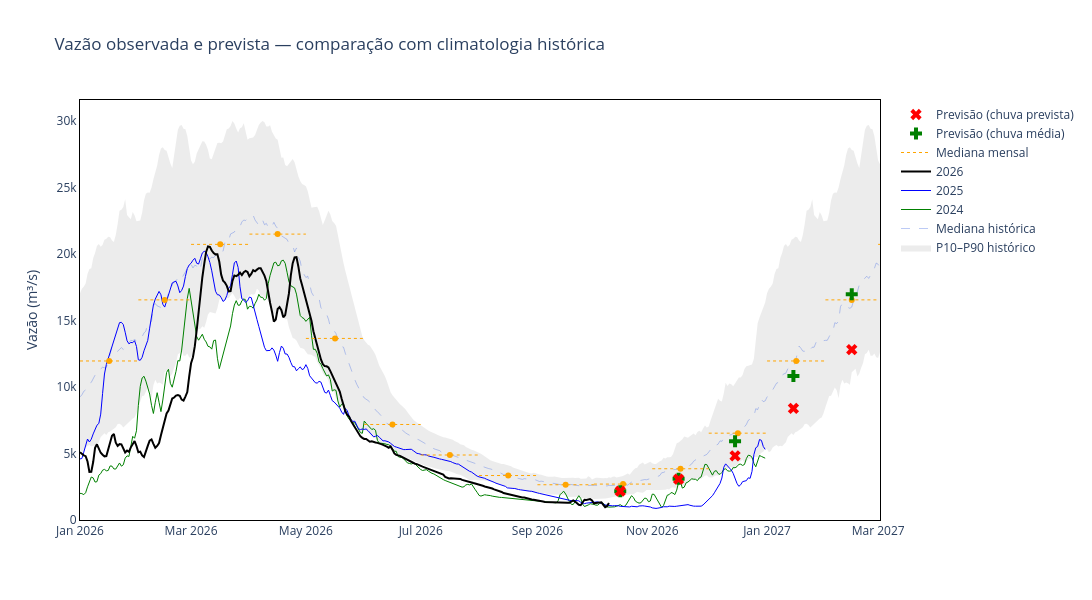

The notebook cell saved with this chart:
### Code cell
import pandas as pd
import plotly.graph_objects as go

# -------------------------------------------------------
# 1. Historical daily climatology (P10, median, P90)
# -------------------------------------------------------

grouped = qd.groupby([qd.index.month, qd.index.day])["val"]

stats = pd.DataFrame({
    "median": grouped.median(),
    "p10": grouped.quantile(0.10),
    "p90": grouped.quantile(0.90),
})

# Extend climatology through the last forecast month
last_forecast = max(fcst_avg_prec.index.max(), fcst_fcst_prec.index.max())

dates = pd.date_range(
    "2026-01-01",
    last_forecast + pd.DateOffset(days=15),
    freq="D",
)

calendar_days = pd.MultiIndex.from_arrays([dates.month, dates.day])

stats = stats.reindex(calendar_days)
stats.index = dates

# -------------------------------------------------------
# 2. Historical years aligned to the 2026 calendar
# -------------------------------------------------------

fig = go.Figure()

# P10–P90 shaded envelope
fig.add_scatter(
    x=stats.index,
    y=stats["p10"],
    mode="lines",
    line={"width": 0},
    showlegend=False,
    hoverinfo="skip",
)

fig.add_scatter(
    x=stats.index,
    y=stats["p90"],
    mode="lines",
    name="P10–P90 histórico",
    line={"width": 0},
    fill="tonexty",
    fillcolor="rgba(128,128,128,0.15)",
    hoverinfo="skip",
)

# Historical daily median
fig.add_scatter(
    x=stats.index,
    y=stats["median"],
    mode="lines",
    name="Mediana histórica",
    line={"color": "royalblue", "dash": "dash", "width": 1},
    opacity=0.35,
)

# Individual years
for year, color, width in [
    (2024, "green", 1),
    (2025, "blue", 1),
    (2026, "black", 2),
]:
    s = qd.loc[str(year), "val"].copy()

    # Align month/day to 2026 and remove Feb 29
    s = s[~((s.index.month == 2) & (s.index.day == 29))]
    s.index = pd.to_datetime(
        [f"2026-{d.month:02d}-{d.day:02d}" for d in s.index]
    )

    fig.add_scatter(
        x=s.index,
        y=s.values,
        mode="lines",
        name=str(year),
        line={"color": color, "width": width},
    )

# -------------------------------------------------------
# 3. Historical monthly median (extended into 2027)
# -------------------------------------------------------

monthly_median = qd.groupby(qd.index.month)["val"].median()

monthly_line_x = []
monthly_line_y = []
monthly_marker_x = []
monthly_marker_y = []

month_starts = pd.date_range(
    dates.min().replace(day=1),
    dates.max() + pd.offsets.MonthBegin(1),
    freq="MS",
)

for start, end in zip(month_starts[:-1], month_starts[1:]):
    value = monthly_median.loc[start.month]

    # Horizontal segment for each month
    monthly_line_x.extend([start, end, None])
    monthly_line_y.extend([value, value, None])

    # Marker at the middle of each month
    monthly_marker_x.append(start + (end - start) / 2)
    monthly_marker_y.append(value)

fig.add_scatter(
    x=monthly_line_x,
    y=monthly_line_y,
    mode="lines",
    name="Mediana mensal",
    line={"color": "orange", "width": 1, "dash": "dot"},
)

fig.add_scatter(
    x=monthly_marker_x,
    y=monthly_marker_y,
    mode="markers",
    name="Mediana mensal (pontos)",
    marker={"color": "orange", "size": 6},
    showlegend=False,
)

# -------------------------------------------------------
# 4. Hydrological forecasts
# -------------------------------------------------------

n = steps + model.params.act

fig.add_scatter(
    x=fcst_avg_prec.iloc[-n:].index,
    y=fcst_avg_prec.iloc[-n:].values,
    mode="markers",
    name="Previsão (chuva média)",
    marker={"color": "green", "size": 10, "symbol": "cross"},
)

fig.add_scatter(
    x=fcst_fcst_prec.iloc[-n:].index,
    y=fcst_fcst_prec.iloc[-n:].values,
    mode="markers",
    name="Previsão (chuva prevista)",
    marker={"color": "red", "size": 10, "symbol": "x"},
)

# -------------------------------------------------------
# 5. Layout
# -------------------------------------------------------

fig.update_layout(
    title="Vazão observada e prevista — comparação com climatologia histórica",
    width=1200,
    height=600,
    plot_bgcolor="white",
    paper_bgcolor="white",
    xaxis={
        "title": "",
        "showline": True,
        "linecolor": "black",
        "mirror": True,
        "range": [dates.min(), dates.max()],
    },
    yaxis={
        "title": "Vazão (m³/s)",
        "showline": True,
        "linecolor": "black",
        "mirror": True,
        "type": "linear",
        "rangemode": "tozero",
    },
    legend={
        "orientation": "v",
        "x": 1.02,
        "y": 1,
    },
)

fig.show()

### Figure 1 — Plotly figure (JSON) as saved in the notebook; plotly's stock layout.template omitted (floating-point values rounded to 4 significant figures; data arrays with more than 128 entries replaced by an {"elided": "..."} marker saying what was removed)
{"data": [{"hoverinfo": "skip", "line": {"width": 0}, "mode": "lines", "showlegend": false, "type": "scatter", "x": {"elided": "426 str values"}, "y": {"elided": "426 float values"}}, {"fill": "tonexty", "fillcolor": "rgba(128,128,128,0.15)", "hoverinfo": "skip", "line": {"width": 0}, "mode": "lines", "name": "P10–P90 histórico", "type": "scatter", "x": {"elided": "426 str values"}, "y": {"elided": "426 float values"}}, {"line": {"color": "royalblue", "dash": "dash", "width": 1}, "mode": "lines", "name": "Mediana histórica", "opacity": 0.35, "type": "scatter", "x": {"elided": "426 str values"}, "y": {"elided": "426 float values"}}, {"line": {"color": "green", "width": 1}, "mode": "lines", "name": "2024", "type": "scatter", "x": {"elided": "365 str values"}, "y": {"elided": "365 float values"}}, {"line": {"color": "blue", "width": 1}, "mode": "lines", "name": "2025", "type": "scatter", "x": {"elided": "365 str values"}, "y": {"elided": "365 float values"}}, {"line": {"color": "black", "width": 2}, "mode": "lines", "name": "2026", "type": "scatter", "x": {"elided": "282 str values"}, "y": {"elided": "282 float values"}}, {"line": {"color": "orange", "dash": "dot", "width": 1}, "mode": "lines", "name": "Mediana mensal", "type": "scatter", "x": ["2026-01-01T00:00:00", "2026-02-01T00:00:00", null, "2026-02-01T00:00:00", "2026-03-01T00:00:00", null, "2026-03-01T00:00:00", "2026-04-01T00:00:00", null, "2026-04-01T00:00:00", "2026-05-01T00:00:00", null, "2026-05-01T00:00:00", "2026-06-01T00:00:00", null, "2026-06-01T00:00:00", "2026-07-01T00:00:00", null, "2026-07-01T00:00:00", "2026-08-01T00:00:00", null, "2026-08-01T00:00:00", "2026-09-01T00:00:00", null, "2026-09-01T00:00:00", "2026-10-01T00:00:00", null, "2026-10-01T00:00:00", "2026-11-01T00:00:00", null, "2026-11-01T00:00:00", "2026-12-01T00:00:00", null, "2026-12-01T00:00:00", "2027-01-01T00:00:00", null, "2027-01-01T00:00:00", "2027-02-01T00:00:00", null, "2027-02-01T00:00:00", "2027-03-01T00:00:00", null, "2027-03-01T00:00:00", "2027-04-01T00:00:00", null], "y": [11960.0, 11960.0, null, 16560.0, 16560.0, null, 20740.0, 20740.0, null, 21510.0, 21510.0, null, 13660.0, 13660.0, null, 7187.0, 7187.0, null, 4890.0, 4890.0, null, 3345.0, 3345.0, null, 2651.0, 2651.0, null, 2702.0, 2702.0, null, 3855.0, 3855.0, null, 6532.0, 6532.0, null, 11960.0, 11960.0, null, 16560.0, 16560.0, null, 20740.0, 20740.0, null]}, {"marker": {"color": "orange", "size": 6}, "mode": "markers", "name": "Mediana mensal (pontos)", "showlegend": false, "type": "scatter", "x": ["2026-01-16T12:00:00", "2026-02-15T00:00:00", "2026-03-16T12:00:00", "2026-04-16T00:00:00", "2026-05-16T12:00:00", "2026-06-16T00:00:00", "2026-07-16T12:00:00", "2026-08-16T12:00:00", "2026-09-16T00:00:00", "2026-10-16T12:00:00", "2026-11-16T00:00:00", "2026-12-16T12:00:00", "2027-01-16T12:00:00", "2027-02-15T00:00:00", "2027-03-16T12:00:00"], "y": [11960.0, 16560.0, 20740.0, 21510.0, 13660.0, 7187.0, 4890.0, 3345.0, 2651.0, 2702.0, 3855.0, 6532.0, 11960.0, 16560.0, 20740.0]}, {"marker": {"color": "green", "size": 10, "symbol": "cross"}, "mode": "markers", "name": "Previsão (chuva média)", "type": "scatter", "x": ["2026-10-15T00:00:00.000000000", "2026-11-15T00:00:00.000000000", "2026-12-15T00:00:00.000000000", "2027-01-15T00:00:00.000000000", "2027-02-15T00:00:00.000000000"], "y": [2166.0, 3103.0, 5922.0, 10830.0, 16990.0]}, {"marker": {"color": "red", "size": 10, "symbol": "x"}, "mode": "markers", "name": "Previsão (chuva prevista)", "type": "scatter", "x": ["2026-10-15T00:00:00.000000000", "2026-11-15T00:00:00.000000000", "2026-12-15T00:00:00.000000000", "2027-01-15T00:00:00.000000000", "2027-02-15T00:00:00.000000000"], "y": [2166.0, 3071.0, 4829.0, 8396.0, 12820.0]}], "layout": {"height": 600, "legend": {"orientation": "v", "x": 1.02, "y": 1}, "paper_bgcolor": "white", "plot_bgcolor": "white", "title": {"text": "Vazão observada e prevista — comparação com climatologia histórica"}, "width": 1200, "xaxis": {"linecolor": "black", "mirror": true, "range": ["2026-01-01T00:00:00", "2027-03-02T00:00:00"], "showline": true, "title": {"text": ""}}, "yaxis": {"linecolor": "black", "mirror": true, "rangemode": "tozero", "showline": true, "title": {"text": "Vazão (m³/s)"}, "type": "linear"}}}
